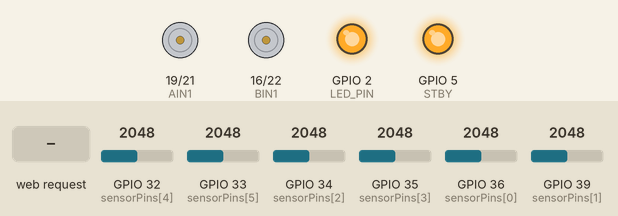
Simulated run of this sketch. Board: ESP32. Shown: motor-driver pin pairs drawn as motors (green arrow = first pin HIGH = forward, orange = second pin HIGH = backward, longer = more drive, scaled by the enable pin, stopped while the standby pin is LOW), output pins drawn as LEDs (lit = HIGH). The test bench sets the inputs (shaded band); at power-on: GPIO 32 (sensorPins[4]) = 2048, GPIO 33 (sensorPins[5]) = 2048, GPIO 34 (sensorPins[2]) = 2048, GPIO 35 (sensorPins[3]) = 2048, GPIO 36 (sensorPins[0]) = 2048, GPIO 39 (sensorPins[1]) = 2048. What the sketch prints to the serial monitor is not drawn.

Above: at 14.2 s.
14.3 s: HTTP request GET /toggle received
At 15.4 s:
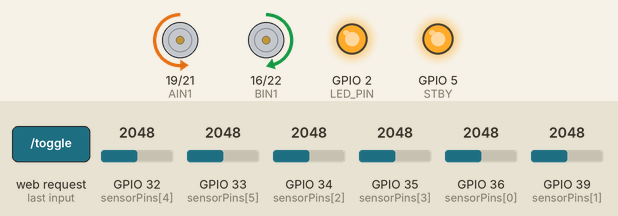
15.8 s: HTTP request GET /toggle?speed=RUNNING received
At 16.6 s:
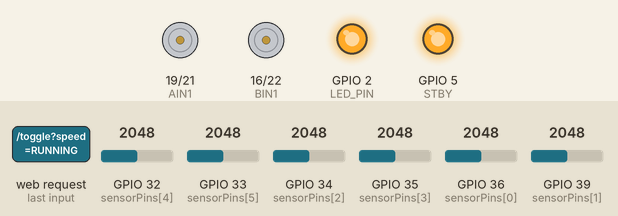
17.3 s: HTTP request GET /toggle?speed=1 received
At 17.7 s:
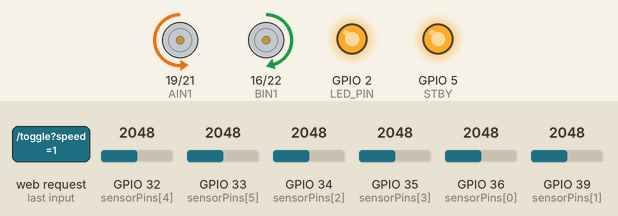
18.8 s: HTTP request GET /toggle?speed=0 received
At 20.0 s:
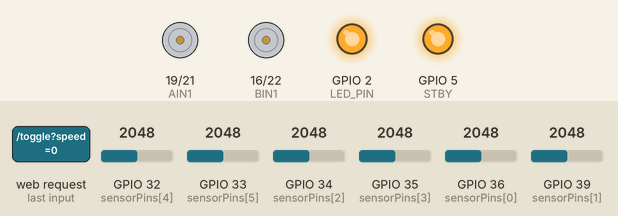
Timing chart, 0 to 21.3 s (numbered marks = the images above; inputs shaded):
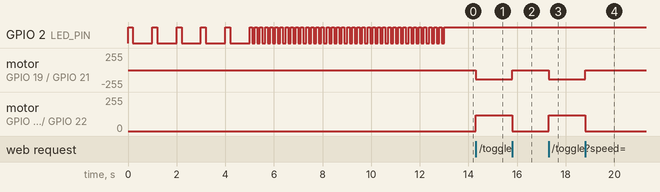

Measured:
- after the input at 14.3 s, motor on GPIO 19 (AIN1) / GPIO 21 (AIN2): stopped → backward 140/255 at once; motor on GPIO 16 (BIN1) / GPIO 22 (BIN2): stopped → forward 119/255 at once
- after the input at 15.8 s, motor on GPIO 19 (AIN1) / GPIO 21 (AIN2): backward 140/255 → stopped at once; motor on GPIO 16 (BIN1) / GPIO 22 (BIN2): forward 119/255 → stopped at once
- after the input at 17.3 s, motor on GPIO 19 (AIN1) / GPIO 21 (AIN2): stopped → backward 140/255 at once; motor on GPIO 16 (BIN1) / GPIO 22 (BIN2): stopped → forward 119/255 at once
- after the input at 18.8 s, motor on GPIO 19 (AIN1) / GPIO 21 (AIN2): backward 140/255 → stopped at once; motor on GPIO 16 (BIN1) / GPIO 22 (BIN2): forward 119/255 → stopped at once

The sketch:

Better_Wifi_PIDcontrol.ino
```cpp
#include <WiFi.h>
#include <WebServer.h>

// Motor Driver Pins (TB6612FNG)
const int AIN1 = 19;
const int AIN2 = 21;
const int PWMA = 18;

const int BIN1 = 16;
const int BIN2 = 22;
const int PWMB = 17;

const int STBY = 5;
const int LED_PIN = 2;

// PID and Speed Control Variables
int masterSpeed = 140;
float Kp = 0.12;                // Increased slightly for quicker response
float Kd = 1.20;                // Increased to dampen overshooting on turn exits

float error = 0;
float lastError = 0;

bool isCalibrated = false;
bool botRunning = false;

const float FACTOR_A = 1.00;
const float FACTOR_B = 170.0 / 200.0;

// QTR-8A Analog Pins (6 ADC1 pins)
const int NUM_SENSORS = 6;
const int sensorPins[NUM_SENSORS] = {36, 39, 34, 35, 32, 33};

int sensorMin[NUM_SENSORS];
int sensorMax[NUM_SENSORS];
int sensorValues[NUM_SENSORS];

WebServer server(80);

void setMotors(int dirA, int speedA, int dirB, int speedB);
void stopMotors();
void runPID();

const char HTML_CONTENT[] PROGMEM = R"rawliteral(
<!DOCTYPE html>
<html>
<head>
  <meta name="viewport" content="width=device-width, initial-scale=1.0, user-scalable=no">
  <title>ESP32 PID Hybrid Line Follower</title>
  <style>
    body { font-family: Arial, sans-serif; text-align: center; background: #121214; color: white; margin: 0; padding: 15px; }
    .card { background: #1e1e24; padding: 20px; border-radius: 12px; max-width: 360px; margin: auto; box-shadow: 0 4px 15px rgba(0,0,0,0.5); }
    h2 { margin-top: 0; color: #007bff; }
    .control-group { margin: 20px 0; text-align: left; }
    label { font-size: 14px; font-weight: bold; color: #ccc; }
    .val { float: right; color: #007bff; font-weight: bold; }
    input[type=range] { width: 100%; height: 8px; margin-top: 8px; }
    .start-btn { width: 100%; padding: 15px; font-size: 18px; font-weight: bold; border: none; border-radius: 8px; cursor: pointer; margin-top: 10px; }
    .btn-off { background: #28a745; color: white; }
    .btn-on { background: #dc3545; color: white; }
    #status { font-weight: bold; margin-bottom: 15px; color: #ffc107; }
  </style>
</head>
<body>
  <div class="card">
    <h2>PID + U-Turn Control</h2>
    <div id="status">STATUS: INITIALIZING...</div>

    <button id="toggleBtn" class="start-btn btn-off" onclick="toggleBot()">START BOT</button>

    <div class="control-group">
      <label>Master Speed <span class="val" id="speedVal">140</span></label>
      <input type="range" min="60" max="220" value="140" oninput="updateParams()" id="speedSlider">
    </div>

    <div class="control-group">
      <label>Kp (Proportional) <span class="val" id="kpVal">0.12</span></label>
      <input type="range" min="0.00" max="0.30" step="0.01" value="0.12" oninput="updateParams()" id="kpSlider">
    </div>

    <div class="control-group">
      <label>Kd (Derivative) <span class="val" id="kdVal">1.20</span></label>
      <input type="range" min="0.00" max="3.00" step="0.05" value="1.20" oninput="updateParams()" id="kdSlider">
    </div>
  </div>

  <script>
    function updateParams() {
      let speed = document.getElementById('speedSlider').value;
      let kp = document.getElementById('kpSlider').value;
      let kd = document.getElementById('kdSlider').value;

      document.getElementById('speedVal').innerText = speed;
      document.getElementById('kpVal').innerText = kp;
      document.getElementById('kdVal').innerText = kd;

      fetch(`/setparams?speed=${speed}&kp=${kp}&kd=${kd}`);
    }

    function toggleBot() {
      fetch('/toggle').then(res => res.text()).then(state => {
        let btn = document.getElementById('toggleBtn');
        let status = document.getElementById('status');
        if (state === "RUNNING") {
          btn.innerText = "STOP BOT";
          btn.className = "start-btn btn-on";
          status.innerText = "STATUS: RUNNING";
          status.style.color = "#28a745";
        } else {
          btn.innerText = "START BOT";
          btn.className = "start-btn btn-off";
          status.innerText = "STATUS: READY / PAUSED";
          status.style.color = "#ffc107";
        }
      });
    }

    setInterval(() => {
      fetch('/status').then(res => res.text()).then(msg => {
        if (msg === "CALIBRATED_WAITING" && !window.calibrated) {
          window.calibrated = true;
          document.getElementById('status').innerText = "STATUS: READY / PAUSED";
        }
      });
    }, 1000);
  </script>
</body>
</html>
)rawliteral";

void handleRoot() { server.send(200, "text/html", HTML_CONTENT); }

void handleSetParams() {
  if (server.hasArg("speed") && server.hasArg("kp") && server.hasArg("kd")) {
    masterSpeed = server.arg("speed").toInt();
    Kp = server.arg("kp").toFloat();
    Kd = server.arg("kd").toFloat();
  }
  server.send(200, "text/plain", "OK");
}

void handleToggle() {
  if (!isCalibrated) {
    server.send(200, "text/plain", "NOT_CALIBRATED");
    return;
  }
  botRunning = !botRunning;
  if (!botRunning) stopMotors();
  server.send(200, "text/plain", botRunning ? "RUNNING" : "STOPPED");
}

void handleStatus() {
  if (isCalibrated && !botRunning) server.send(200, "text/plain", "CALIBRATED_WAITING");
  else if (botRunning) server.send(200, "text/plain", "RUNNING");
  else server.send(200, "text/plain", "CALIBRATING");
}

void setup() {
  Serial.begin(115200);
  analogSetAttenuation(ADC_11db);

  pinMode(AIN1, OUTPUT); pinMode(AIN2, OUTPUT); pinMode(PWMA, OUTPUT);
  pinMode(BIN1, OUTPUT); pinMode(BIN2, OUTPUT); pinMode(PWMB, OUTPUT);
  pinMode(STBY, OUTPUT); pinMode(LED_PIN, OUTPUT);

  digitalWrite(STBY, HIGH);
  stopMotors();

  for (int i = 0; i < NUM_SENSORS; i++) {
    pinMode(sensorPins[i], INPUT);
    sensorMin[i] = 4095;
    sensorMax[i] = 0;
  }

  WiFi.softAP("ESP32_PID_Bot", "12345678");
  server.on("/", handleRoot);
  server.on("/setparams", handleSetParams);
  server.on("/toggle", handleToggle);
  server.on("/status", handleStatus);
  server.begin();

  Serial.println("Calibration starting in 5 seconds...");
  for (int i = 5; i > 0; i--) {
    digitalWrite(LED_PIN, HIGH); delay(200);
    digitalWrite(LED_PIN, LOW); delay(800);
    server.handleClient();
  }

  Serial.println("CALIBRATING NOW: SWEEP SENSORS OVER LINE!");
  unsigned long startTime = millis();
  unsigned long lastBlink = 0;
  bool ledState = false;

  while (millis() - startTime < 8000) {
    server.handleClient();
    if (millis() - lastBlink > 100) {
      ledState = !ledState;
      digitalWrite(LED_PIN, ledState);
      lastBlink = millis();
    }
    for (int i = 0; i < NUM_SENSORS; i++) {
      int val = analogRead(sensorPins[i]);
      if (val < sensorMin[i]) sensorMin[i] = val;
      if (val > sensorMax[i]) sensorMax[i] = val;
    }
    delay(5);
  }

  digitalWrite(LED_PIN, HIGH);
  isCalibrated = true;
  stopMotors();
}

void loop() {
  server.handleClient();
  if (botRunning && isCalibrated) {
    runPID();
  } else {
    stopMotors();
  }
}

// -------------------------------------------------------------
// PID Execution with Dynamic Speed Scaling & U-Turn Overrides
// -------------------------------------------------------------
void runPID() {
  long weightedSum = 0;
  long totalSum = 0;
  int normValues[NUM_SENSORS];

  for (int i = 0; i < NUM_SENSORS; i++) {
    sensorValues[i] = analogRead(sensorPins[i]);
    int normVal = map(sensorValues[i], sensorMin[i], sensorMax[i], 0, 1000);
    normVal = constrain(normVal, 0, 1000);

    if (normVal < 200) normVal = 0; // Filter out surface noise
    normValues[i] = normVal;

    totalSum += normVal;
    weightedSum += (long)normVal * (i * 1000);
  }

  // -------------------------------------------------------------
  // 1. HARD OVERRIDE FOR EXTREME U-TURNS / 90° SHARP CORNERS
  // -------------------------------------------------------------
  if (normValues[0] > 600 && normValues[2] == 0 && normValues[3] == 0) {
    // Sharp Left U-Turn detected on sensor 0
    setMotors(-1, 150 * FACTOR_A, 1, 150 * FACTOR_B);
    lastError = -2500;
    return;
  }
  if (normValues[5] > 600 && normValues[2] == 0 && normValues[3] == 0) {
    // Sharp Right U-Turn detected on sensor 5
    setMotors(1, 150 * FACTOR_A, -1, 150 * FACTOR_B);
    lastError = 2500;
    return;
  }

  // -------------------------------------------------------------
  // 2. ERROR COMPUTATION & LINE LOST RECOVERY
  // -------------------------------------------------------------
  if (totalSum > 300) {
    float position = (float)weightedSum / totalSum; // Center = 2500
    error = position - 2500.0;
  } else {
    // Line lost: spin in direction of last known position
    if (lastError < 0) {
      setMotors(-1, 140 * FACTOR_A, 1, 140 * FACTOR_B);
    } else {
      setMotors(1, 140 * FACTOR_A, -1, 140 * FACTOR_B);
    }
    return;
  }

  // -------------------------------------------------------------
  // 3. DYNAMIC BASE SPEED REDUCTION (Pivoting Factor)
  // -------------------------------------------------------------
  // As error approaches max (2500), forward speed drops by up to 70%
  float speedReduction = 1.0 - (abs(error) / 2500.0) * 0.70;
  float currentBaseSpeed = masterSpeed * speedReduction;

  // -------------------------------------------------------------
  // 4. STANDARD PID CALCULATIONS
  // -------------------------------------------------------------
  float pTerm = Kp * error;
  float dTerm = Kd * (error - lastError);
  float pidOutput = pTerm + dTerm;

  lastError = error;

  float baseSpeedA = currentBaseSpeed * FACTOR_A;
  float baseSpeedB = currentBaseSpeed * FACTOR_B;

  float motorSpeedA = baseSpeedA + pidOutput;
  float motorSpeedB = baseSpeedB - pidOutput;

  int dirA = (motorSpeedA >= 0) ? 1 : -1;
  int dirB = (motorSpeedB >= 0) ? 1 : -1;

  setMotors(dirA, abs((int)motorSpeedA), dirB, abs((int)motorSpeedB));
}

void setMotors(int dirA, int speedA, int dirB, int speedB) {
  speedA = constrain(speedA, 0, 255);
  speedB = constrain(speedB, 0, 255);

  if (dirA == 1) {
    digitalWrite(AIN1, LOW); digitalWrite(AIN2, HIGH);
  } else if (dirA == -1) {
    digitalWrite(AIN1, HIGH); digitalWrite(AIN2, LOW);
  } else {
    digitalWrite(AIN1, LOW); digitalWrite(AIN2, LOW);
  }
  analogWrite(PWMA, speedA);

  if (dirB == 1) {
    digitalWrite(BIN1, LOW); digitalWrite(BIN2, HIGH);
  } else if (dirB == -1) {
    digitalWrite(BIN1, HIGH); digitalWrite(BIN2, LOW);
  } else {
    digitalWrite(BIN1, LOW); digitalWrite(BIN2, LOW);
  }
  analogWrite(PWMB, speedB);
}

void stopMotors() {
  setMotors(0, 0, 0, 0);
}
```
